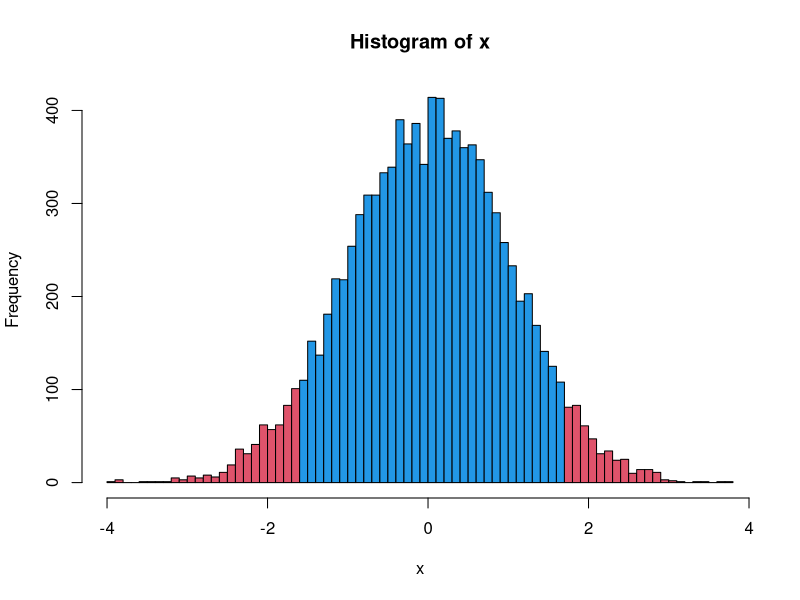

Write the R code that produced this figure.
# Goal: A histogram with tails shown in red.

# This happened on the R mailing list on 7 May 2004.
# This is by Martin Maechler <maechler@stat.math.ethz.ch>, who was
# responding to a slightly imperfect version of this by
# "Guazzetti Stefano" <Stefano.Guazzetti@ausl.re.it>

x <- rnorm(10000)
hx <- hist(x, breaks=100, plot=FALSE)
plot(hx, col=ifelse(abs(hx$breaks) < 1.669, 4, 2))
         # What is cool is that "col" is supplied a vector.
